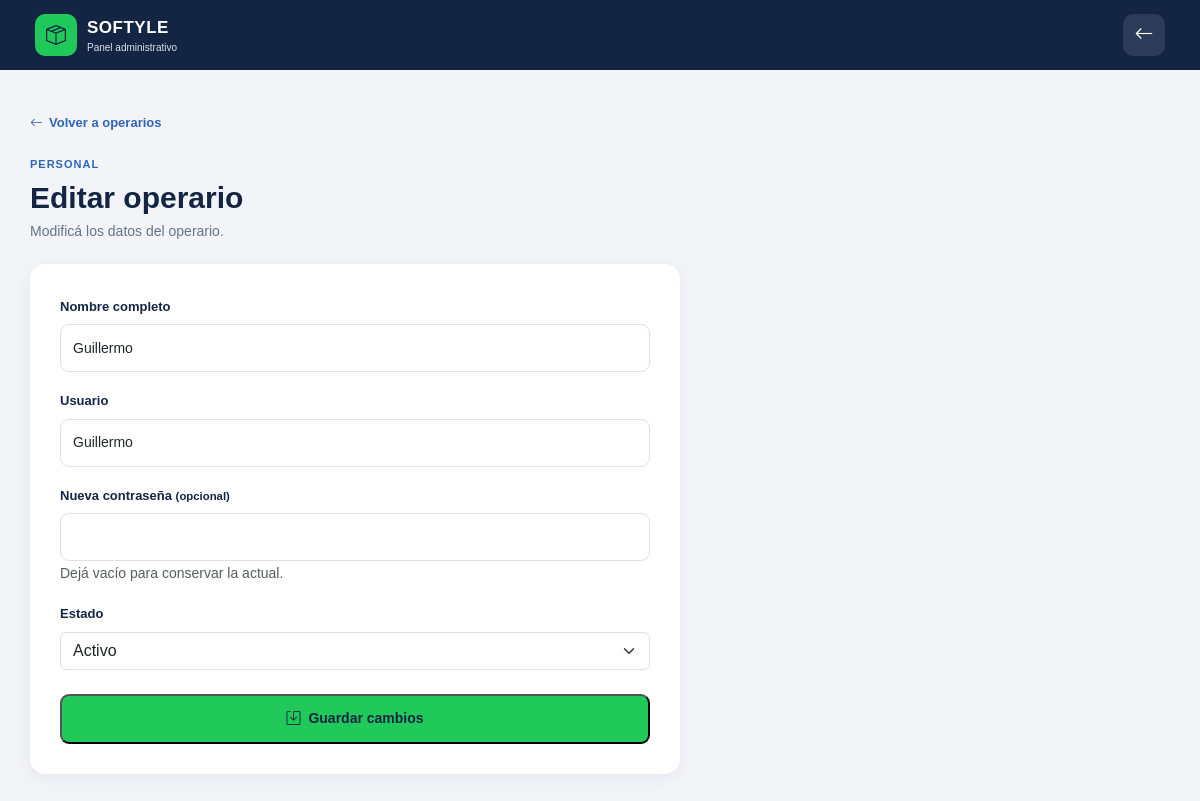
The app's page /admin/operario_editar.php?id=57602994 (signed in) with its own data.
### tables this page shows
CREATE TABLE Operario (
    CI VARCHAR(8) PRIMARY KEY,
    Estado VARCHAR(20) NOT NULL,
    hora_ingreso TIME NOT NULL,
    FOREIGN KEY (CI) REFERENCES Persona(CI)
);

CREATE TABLE Persona (
    CI VARCHAR(8) PRIMARY KEY,
    usuario VARCHAR(100) NOT NULL UNIQUE,
    email VARCHAR(100) NOT NULL UNIQUE,
    contraseña VARCHAR(255) NOT NULL,
    telefono VARCHAR(20),
    direccion VARCHAR(150),
    Rol VARCHAR(20) NOT NULL
);

### admin/operario_editar.php (the view, shortened to what this page needs)
<?php
session_start(); require_once '../conexion.php';
$id=isset($_GET['id'])?trim($_GET['id']):''; if($id===''){header('Location: operarios.php?error='.urlencode('Operario inválido.'));exit;}
$stmt=$conexion->prepare("SELECT p.CI AS id,p.usuario AS nombre,p.usuario,o.Estado AS estado FROM Persona p JOIN Operario o ON o.CI=p.CI WHERE p.CI=? AND p.Rol='Operario'"); $stmt->bind_param('s',$id);$stmt->execute();$resultado=$stmt->get_result();if($resultado->num_rows!==1){$stmt->close();header('Location: operarios.php?error='.urlencode('Operario no encontrado.'));exit;}$operario=$resultado->fetch_assoc();$stmt->close();$error='';
?>
<!DOCTYPE html><html lang="es"><head><meta charset="UTF-8"><meta name="viewport" content="width=device-width, initial-scale=1.0"><title>Editar operario | Softyle</title><link href="https://cdn.jsdelivr.net/npm/bootstrap@5.3.2/dist/css/bootstrap.min.css" rel="stylesheet"><link rel="stylesheet" href="https://cdn.jsdelivr.net/npm/bootstrap-icons@1.11.3/font/bootstrap-icons.min.css"><link rel="stylesheet" href="../CSS/sistema.css"></head><body class="sistema-body"><nav class="sistema-navbar"><div class="navbar-brand-sistema"><div class="navbar-logo"><i class="bi bi-box-seam"></i></div><div><strong>SOFTYLE</strong><small>Panel administrativo</small></div></div><a href="operarios.php" class="btn-logout"><i class="bi bi-arrow-left"></i></a></nav><main class="admin-container"><a href="operarios.php" class="volver-link"><i class="bi bi-arrow-left"></i> Volver a operarios</a><section class="dashboard-header"><span class="dashboard-label">PERSONAL</span><h1>Editar operario</h1><p>Modificá los datos del operario.</p></section><?php if($error!==''){?><div class="alert alert-danger"><?php echo htmlspecialchars($error,ENT_QUOTES,'UTF-8');?></div><?php }?><div class="form-sistema-card"><form method="POST"><div class="mb-3"><label class="form-label">Nombre completo</label><input type="text" name="nombre" class="form-control" value="<?php echo htmlspecialchars($operario['nombre'],ENT_QUOTES,'UTF-8');?>" required></div><div class="mb-3"><label class="form-label">Usuario</label><input type="text" name="usuario" class="form-control" value="<?php echo htmlspecialchars($operario['usuario'],ENT_QUOTES,'UTF-8');?>" required></div><div class="mb-3"><label class="form-label">Nueva contraseña <small>(opcional)</small></label><input type="password" name="password" class="form-control"><small class="text-muted">Dejá vacío para conservar la actual.</small></div><div class="mb-4"><label class="form-label">Estado</label><select name="estado" class="form-select"><option value="Activo" <?php if(strtolower($operario['estado'])==='activo'){echo 'selected';}?>>Activo</option><option value="Inactivo" <?php if(strtolower($operario['estado'])!=='activo'){echo 'selected';}?>>Inactivo</option></select></div><button type="submit" class="btn-picking"><i class="bi bi-save"></i> Guardar cambios</button></form></div></main></body></html>

### CSS/sistema.css (style rules this page uses)
:root { --azul-oscuro: #142544; --azul: #3265B7; --azul-hover: #28549b; --verde: #20C95A; --verde-hover: #18ad4c; --fondo: #F2F4F8; --blanco: #FFFFFF; --texto: #142544; --texto-secundario: #64748B; --borde: #DCE2EA; --error: #DC3545; --sombra: 0 15px 40px rgba(20, 37, 68, 0.12); --radio: 14px; }
* { box-sizing: border-box; }
html { font-size: 16px; }
body { margin: 0; font-family: Arial, Helvetica, sans-serif; color: var(--texto); }
.sistema-body { min-height: 100vh; background-color: var(--fondo); }
.sistema-navbar { min-height: 70px; background-color: var(--azul-oscuro); color: var(--blanco); padding: 12px 18px; display: flex; align-items: center; justify-content: space-between; gap: 15px; }
.navbar-brand-sistema { display: flex; align-items: center; gap: 10px; }
.navbar-logo { width: 42px; height: 42px; background-color: var(--verde); color: var(--azul-oscuro); border-radius: 10px; display: flex; align-items: center; justify-content: center; font-size: 20px; }
.navbar-brand-sistema strong { display: block; font-size: 17px; letter-spacing: 0.5px; }
.navbar-brand-sistema small { display: block; color: #D8E0EC; font-size: 10px; }
.btn-logout { width: 42px; height: 42px; border-radius: 10px; background-color: rgba(255, 255, 255, 0.1); color: var(--blanco); display: flex; align-items: center; justify-content: center; text-decoration: none; font-size: 19px; transition: 0.2s; }
.dashboard-header { margin-bottom: 22px; }
.dashboard-label { color: var(--azul); font-size: 11px; font-weight: 700; letter-spacing: 1px; }
.dashboard-header h1 { margin: 5px 0; color: var(--azul-oscuro); font-size: 25px; font-weight: 800; }
.dashboard-header p { margin: 0; color: var(--texto-secundario); font-size: 14px; }
.btn-picking { min-height: 50px; width: 100%; border-radius: 9px; background-color: var(--verde); color: var(--azul-oscuro); text-decoration: none; display: flex; align-items: center; justify-content: center; gap: 8px; font-size: 14px; font-weight: 700; transition: 0.2s; }
@media (min-width: 576px) { .dashboard-header h1 { font-size: 30px; } }
@media (min-width: 992px) { .sistema-navbar { padding: 12px 35px; } }
.volver-link { display: inline-flex; align-items: center; gap: 6px; margin-bottom: 18px; color: var(--azul); text-decoration: none; font-size: 13px; font-weight: 600; }
.admin-container { width: 100%; max-width: 1200px; margin: auto; padding: 25px 18px 50px; }
@media (min-width: 576px) { .admin-container { padding: 35px 30px 50px; } }
@media (min-width: 992px) { .admin-container { padding-top: 40px; } }
.form-sistema-card { background-color: var(--blanco); max-width: 650px; padding: 22px; border-radius: 15px; box-shadow: 0 4px 15px rgba(20, 37, 68, 0.06); }
.form-sistema-card .form-label { color: var(--azul-oscuro); font-size: 13px; font-weight: 700; }
.form-sistema-card .form-control { min-height: 48px; border: 1px solid var(--borde); border-radius: 9px; font-size: 14px; }
@media (min-width: 768px) { .form-sistema-card { padding: 30px; } }

### records on screen
operario: nombre "Guillermo", usuario "Guillermo", estado "Activo"
